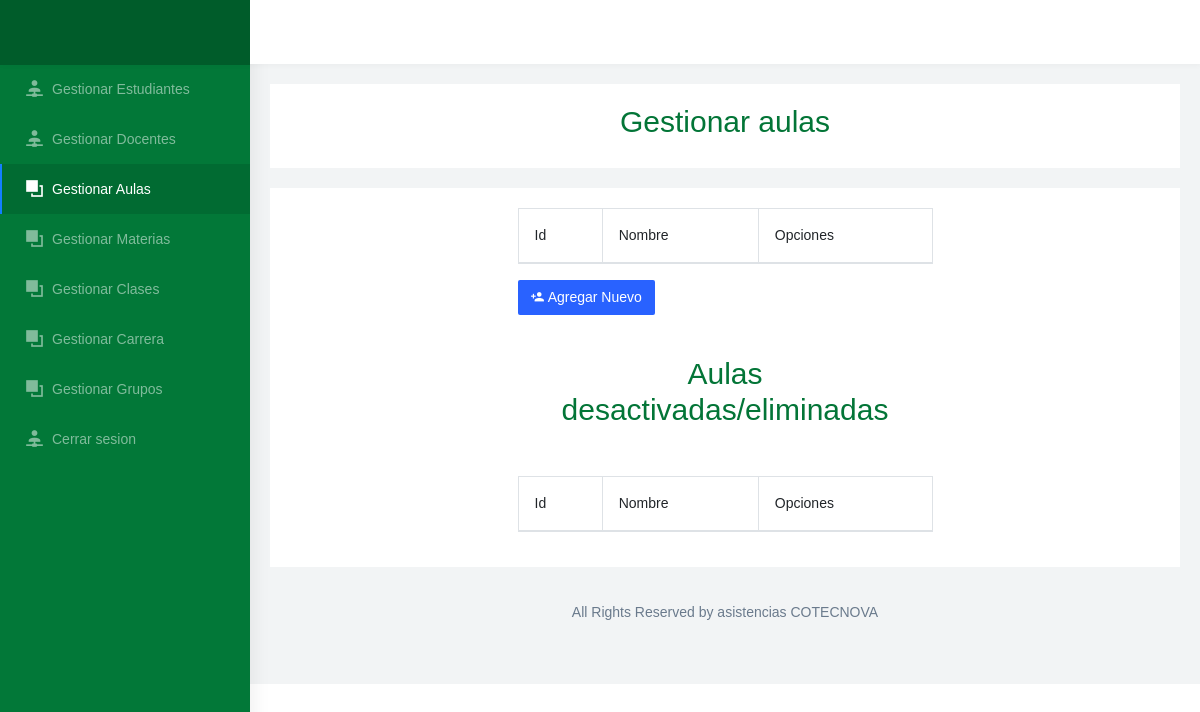
Page /gestion_aulas.php on the earlier database version.
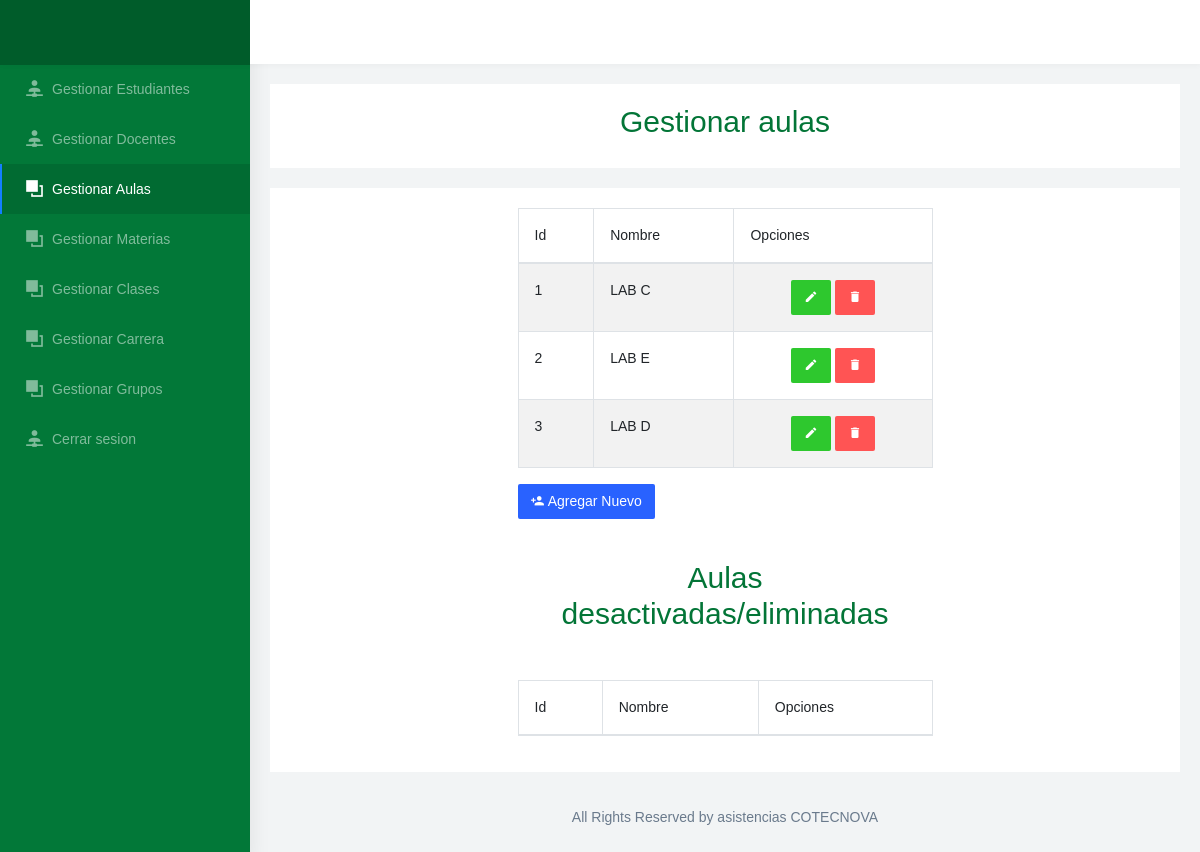
Same page on the later database version.
### tables this page shows
CREATE TABLE `aula` (
  `id_aula` int(11) NOT NULL COMMENT 'Id del aula',
  `nombre` varchar(45) NOT NULL COMMENT 'Nombre del aula',
  `estado` int(11) NOT NULL COMMENT 'Activa o inactiva'
);

### Modelo/MySQL.php (called while the page is built, shortened)
<?php
class MySQL{
    private $hostname  = "localhost";
    private $user = "root";
    private $password = "";
    private $database = "asistencia";
    private $conexion;
    public function conectar(){
        $this->conexion = mysqli_connect($this->hostname, $this->user, $this->password, $this->database);
    }
    public function efectuarConsulta($consulta){
        mysqli_query($this->conexion, "SET lc_time_names = 'es_ES'" );
        mysqli_query($this->conexion, "SET NAMES 'utf8'");
        mysqli_query($this->conexion, "SET CHARACTER 'utf8'");
       $this->resultadoConsulta = mysqli_query($this->conexion, $consulta);
        return $this->resultadoConsulta;
    }
}

### gestion_aulas.php (the view, shortened to what this page needs)
<!DOCTYPE html>
<html dir="ltr" lang="en">
<head>
  <link href="css/chartist.min.css" rel="stylesheet">
  <link href="css/style.min.css" rel="stylesheet">
  <link href="css/ie7.css" rel="stylesheet">
  <link href="css/materialdesignicons.min.css" rel="stylesheet">
  <link href="css/weather-icons.min.css" rel="stylesheet">
  <link href="css/registro.css" rel="stylesheet" media="all">
  <link href="https://cdnjs.cloudflare.com/ajax/libs/twitter-bootstrap/4.5.2/css/bootstrap.css" rel="stylesheet" media="all">
</head>
<body>
  <?php
  if (!isset($_SESSION['tipousuario'])) {
    require_once 'Modelo/MySQL.php';
    $mysql = new MySQL;
    $mysql->conectar();
    $MostrarDatos = $mysql->efectuarConsulta("SELECT asistencia.aula.id_aula, asistencia.aula.nombre from aula where asistencia.aula.estado = 1");
  }
  ?>
  <div id="main-wrapper" data-navbarbg="skin6" data-theme="light" data-layout="vertical" data-sidebartype="full" data-boxed-layout="full">
    <header class="topbar" data-navbarbg="skin6">
      <nav class="navbar top-navbar navbar-expand-md navbar-light">
        <div class="navbar-header" data-logobg="skin5">
          <div class="navbar-brand">
            <a href="index.html" class="logo">
            </a>
          </div>
        </div>
      </nav>
    </header>
    <div class="page-wrapper">
      <div class="container-fluid">
        <div class="row">
          <div class="col-12">
            <div class="card">
              <div class="card-body" align="center">
                  <h2 style="color: #037537">Gestionar aulas</h2>
              </div>
            </div>
            <div class="card">
              <div class="card-body">
                <div class="container col-md-6 col-md-offset-3">
                  <table id="example" class="table table-striped table-bordered" style="width:100%">
                    <thead>
                      <tr>
                        <th>Id</th>
                        <th>Nombre</th>
                        <th>Opciones</th>
                      </tr>
                    </thead>
                    <tbody>
                      <tr>
                        <?php
                        while ($valores1 = mysqli_fetch_assoc($MostrarDatos)) {
                          $id_aula = $valores1 ['id_aula'];
                        ?>
                          <td><?php echo $valores1['id_aula'] ?></td>
                          <td><?php echo $valores1['nombre'] ?></td>
                          <td>
                            <div class="text-center">
                              <a class="btn" style="background-color: #2EC82E;color: white" href='update_aula2.php?id_aula=<?php echo $id_aula; ?>' role="button"><i class="mdi mdi-pencil"></i></a>
                              <a class="btn" style="background-color: #FF5454;color: white" href='Controlador/delete_aula.php?id_aula=<?php echo $id_aula; ?>' role="button"><i class="mdi mdi-delete"></i></a>
                            </div>
                          </td>
                      </tr>
                    <?php
                        }
                    ?>
                    </tbody>
                  </table>
                  <a class="btn" style="background-color: #2962FF;color: white" href="registro_aula.php" role="button"><i class="mdi mdi-account-plus"></i> Agregar Nuevo</a>
                  <br><br>
                  <div class="card">
                    <div class="card-body" align="center">
                        <h2 style="color: #037537">Aulas desactivadas/eliminadas</h2>
                    </div>
                  </div>
                  <table id="example2" class="table table-striped table-bordered" style="width:100%">
                    <thead>
                      <tr>
                        <th>Id</th>
                        <th>Nombre</th>
                        <th>Opciones</th>
                      </tr>
                    </thead>
                  </table>
                </div>
              </div>
            </div>
          </div>
        </div>
        <footer class="footer text-center">
          All Rights Reserved by asistencias COTECNOVA
        </footer>
      </div>
    </div>
</body>
</html>

Differences in the rows shown:
added aula: id_aula "1", nombre "LAB C"
added aula: id_aula "2", nombre "LAB E"
added aula: id_aula "3", nombre "LAB D"
